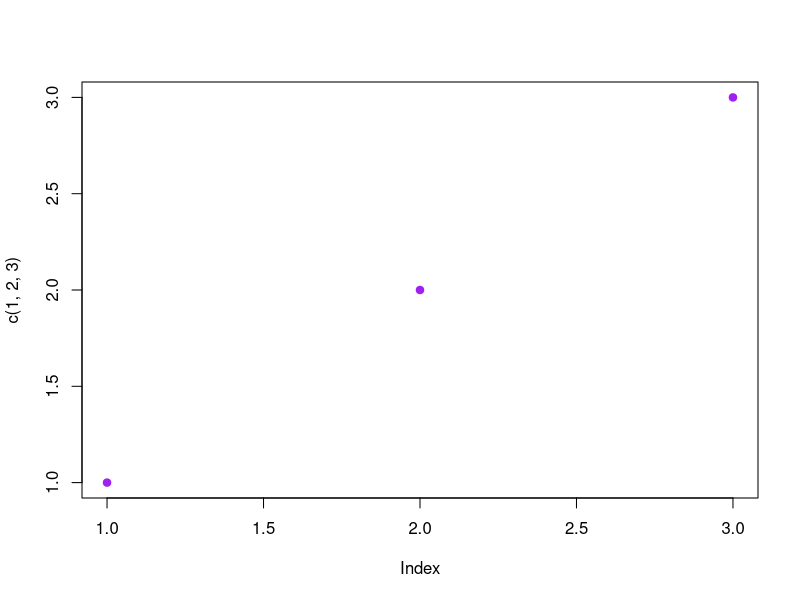

The R source for this figure:
### @export "assign-variables"
x <- 5
y <- 7

### @export "multiply"
x * y

### @export "graph"
png("dexy--plot.png")
plot(c(1,2,3), pch=19, col="purple")
dev.off()

